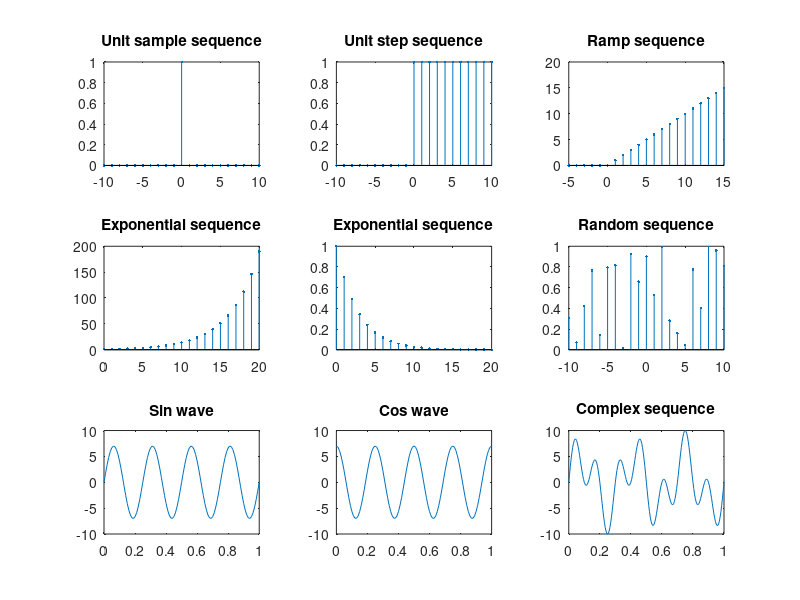

Write the MATLAB code that produced this figure.
clc;
clear all;
close all;

#Unit smaple sequence
point = 21;
unitSample = zeros(1, point);
unitSample(11) = 1;
n = -10:1:10;
subplot(3, 3, 1);
stem(n, unitSample, '.');
title('Unit sample sequence');

#Unit step sequence
point = 21;
unitStep = ones(1, point);
for i = 1:10
  unitStep(i) = 0;
end
n = -10:1:10;
subplot(3, 3, 2);
stem(n, unitStep, '.');
title('Unit step sequence');

#Ramp sequence
point = 21;
rampSequence = zeros(1, point);
n = -5:1:15;
for i = 6:point
  rampSequence(i) = i - 6;
end
subplot(3, 3, 3);
stem(n, rampSequence, '.');
title('Ramp sequence');

#Exponential sequence
point = 20;
n = 0:point;
expoSeq = 1.3.^(n);
subplot(3, 3, 4);
stem(n, expoSeq, '.');
title('Exponential sequence');

expoSeq = 0.7.^(n);
subplot(3, 3, 5);
stem(n, expoSeq, '.');
title('Exponential sequence');

#Random sequence
point = 21;
n = -10:1:10;
randomSeq = rand(1, point);
subplot(3, 3, 6);
stem(n, randomSeq, '.');
title('Random sequence');

#Sin wave
f = 4;
a = 7;
t = 0:0.01:1;
sinSeq = a*sin(2*pi*f*t);
subplot(3, 3, 7);
plot(t, sinSeq);
title('Sin wave');

#Cos wave
f = 4;
a = 7;
t = 0:0.01:1;
cosSeq = a*cos(2*pi*f*t);
subplot(3, 3, 8);
plot(t, cosSeq);
title('Cos wave');

#Multiple sin wave
t = 0:0.005:1;
complexSeq = 5*sin(2*pi*3*t)+5*sin(2*pi*7*t);
subplot(3, 3, 9);
plot(t, complexSeq);
title('Complex sequence');
